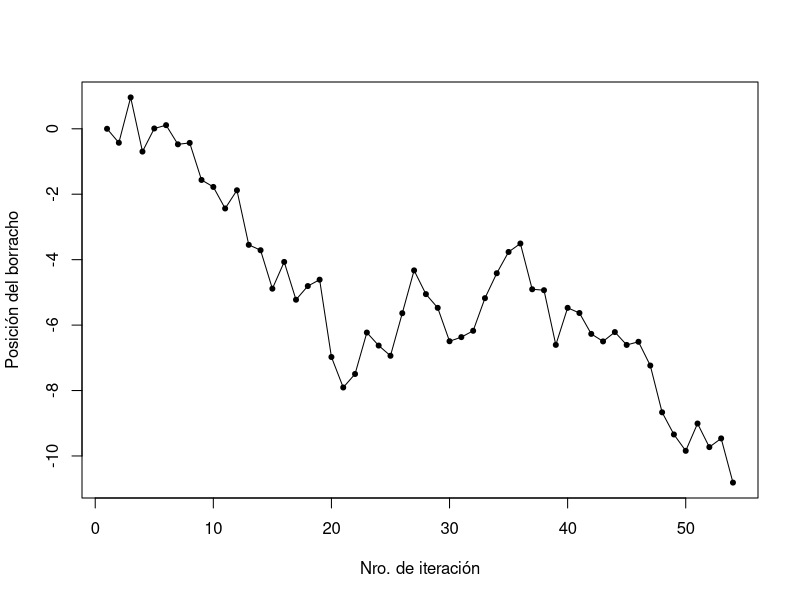

Source code (R):
# Preparación:
pos <- 0
x <- pos
# Loop:
while (abs(pos) <= 10) {
  pos <- pos + rnorm(1)
  x <- c(x, pos)
}
plot(x, xlab = "Nro. de iteración", 
     ylab = "Posición del borracho", 
     type = "o", pch = 20)
